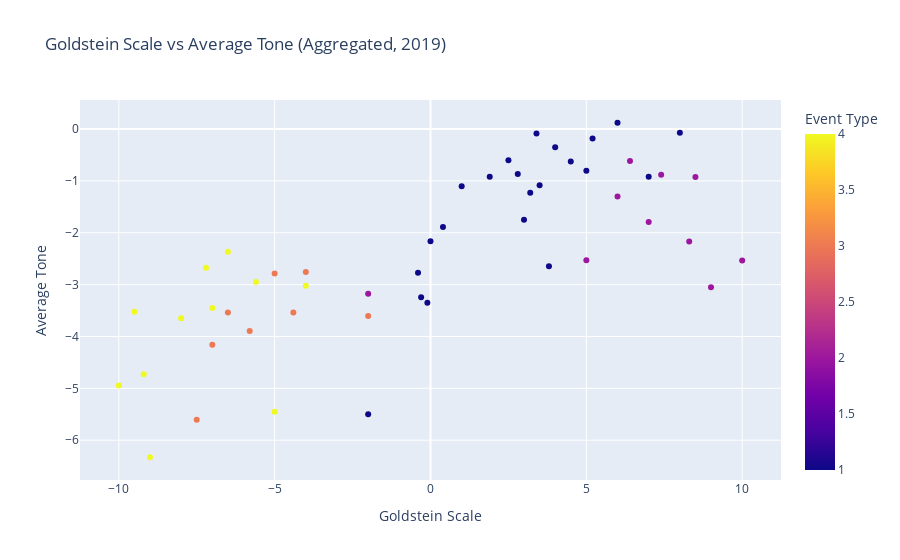

The notebook cell saved with this chart:
### Code cell
fig = px.scatter(aggregated_data, x='GoldsteinScale', y='AvgTone', 
                 color='QuadClass', 
                 title='Goldstein Scale vs Average Tone (Aggregated, 2019)',
                 labels={'GoldsteinScale': 'Goldstein Scale', 'AvgTone': 'Average Tone', 'QuadClass': 'Event Type'})
fig.show()

### Figure 1 — Plotly figure (JSON) as saved in the notebook; plotly's stock layout.template omitted (floating-point values rounded to 4 significant figures)
{"data": [{"hovertemplate": "Goldstein Scale=%{x}<br>Average Tone=%{y}<br>Event Type=%{marker.color}<extra></extra>", "legendgroup": "", "marker": {"color": [4, 4, 4, 4, 4, 3, 4, 3, 4, 3, 4, 3, 4, 3, 4, 3, 3, 4, 1, 2, 3, 1, 1, 1, 1, 1, 1, 1, 1, 1, 1, 1, 1, 1, 1, 1, 1, 1, 2, 1, 1, 2, 2, 1, 2, 2, 1, 2, 2, 2, 2], "coloraxis": "coloraxis", "symbol": "circle"}, "mode": "markers", "name": "", "orientation": "v", "showlegend": false, "type": "scatter", "x": [-10, -9.5, -9.2, -9, -8, -7.5, -7.2, -7, -7, -6.5, -6.5, -5.8, -5.6, -5, -5, -4.4, -4, -4, -2, -2, -2, -0.4, -0.3, -0.1, 0, 0.4, 1, 1.9, 2.5, 2.8, 3, 3.2, 3.4, 3.5, 3.8, 4, 4.5, 5, 5, 5.2, 6, 6, 6.4, 7, 7, 7.4, 8, 8.3, 8.5, 9, 10], "xaxis": "x", "y": [-4.947, -3.524, -4.727, -6.329, -3.648, -5.604, -2.675, -4.16, -3.449, -3.537, -2.365, -3.894, -2.95, -2.785, -5.453, -3.537, -2.755, -3.021, -5.501, -3.178, -3.606, -2.772, -3.246, -3.352, -2.164, -1.891, -1.103, -0.9208, -0.6016, -0.8673, -1.748, -1.229, -0.08408, -1.084, -2.647, -0.3493, -0.625, -0.8052, -2.532, -0.1821, 0.1208, -1.303, -0.6188, -0.9204, -1.794, -0.8837, -0.07333, -2.17, -0.9235, -3.05, -2.537], "yaxis": "y"}], "layout": {"coloraxis": {"colorbar": {"title": {"text": "Event Type"}}, "colorscale": [[0, "#0d0887"], [0.1111, "#46039f"], [0.2222, "#7201a8"], [0.3333, "#9c179e"], [0.4444, "#bd3786"], [0.5556, "#d8576b"], [0.6667, "#ed7953"], [0.7778, "#fb9f3a"], [0.8889, "#fdca26"], [1, "#f0f921"]]}, "legend": {"tracegroupgap": 0}, "title": {"text": "Goldstein Scale vs Average Tone (Aggregated, 2019)"}, "xaxis": {"anchor": "y", "domain": [0, 1], "title": {"text": "Goldstein Scale"}}, "yaxis": {"anchor": "x", "domain": [0, 1], "title": {"text": "Average Tone"}}}}
